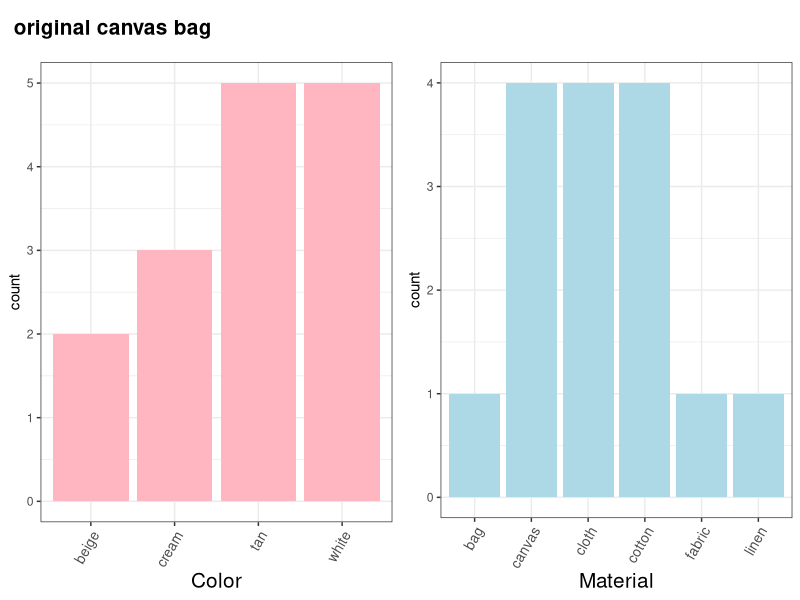
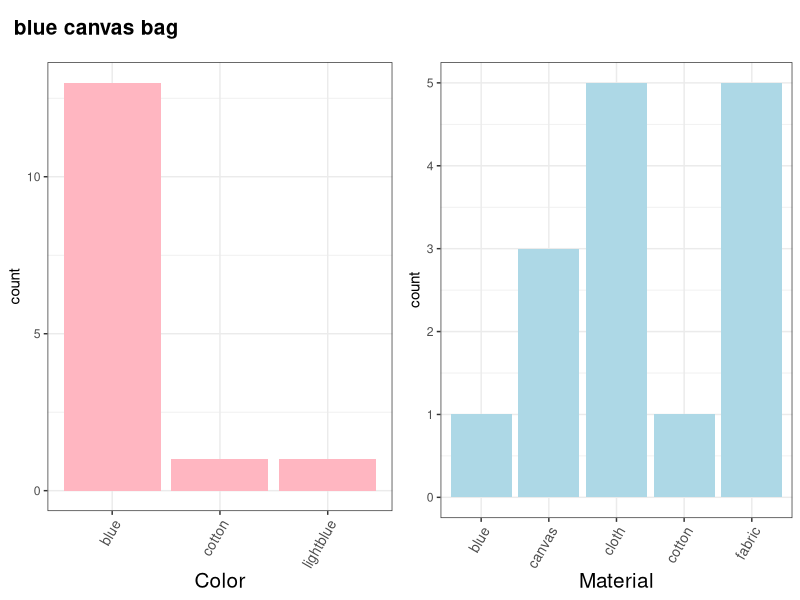
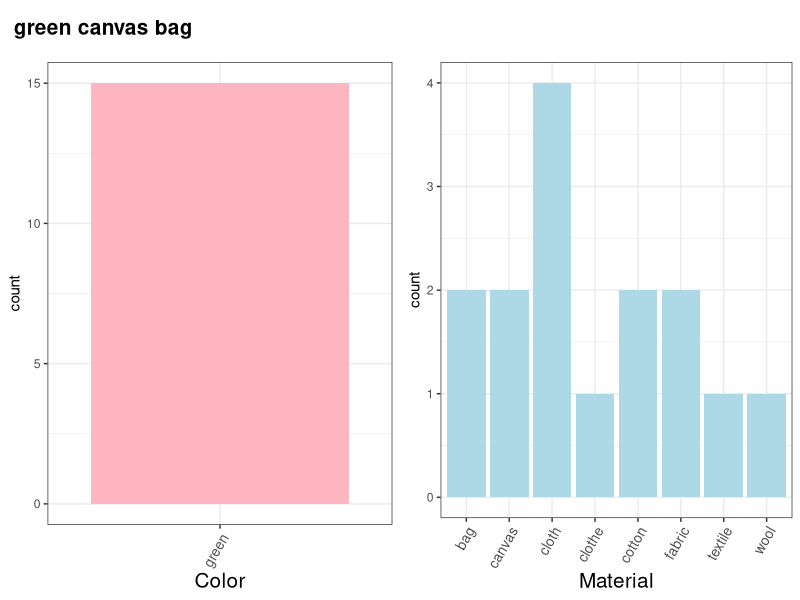
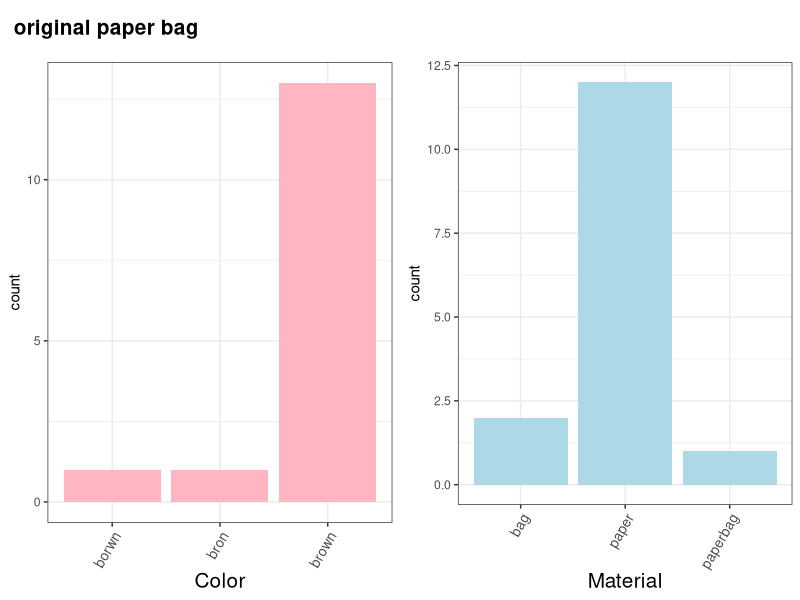
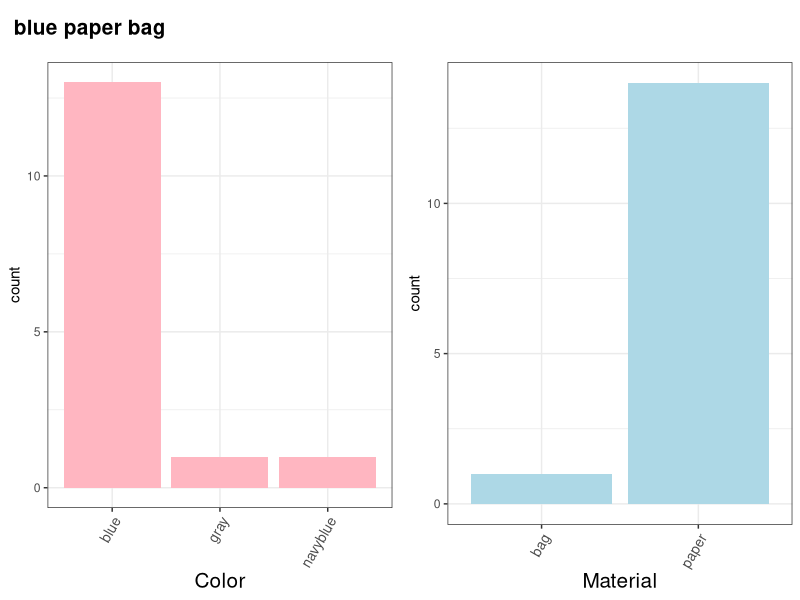
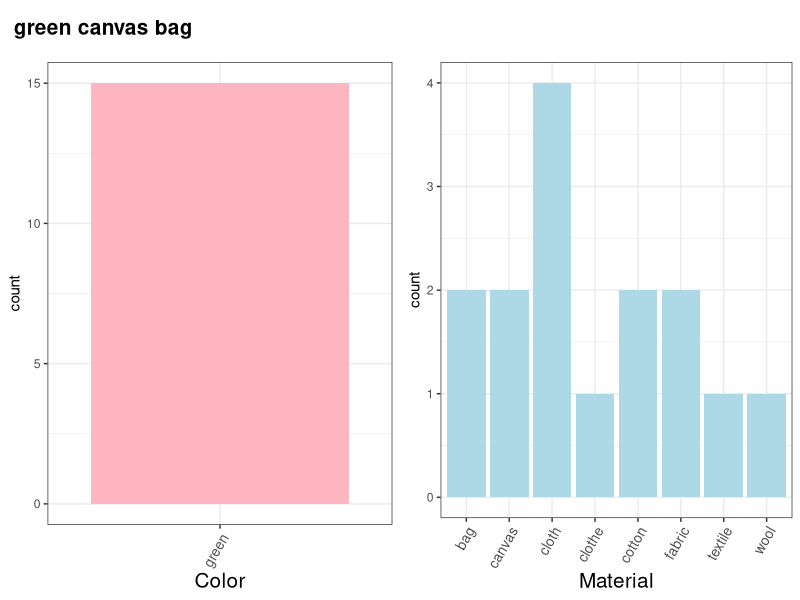
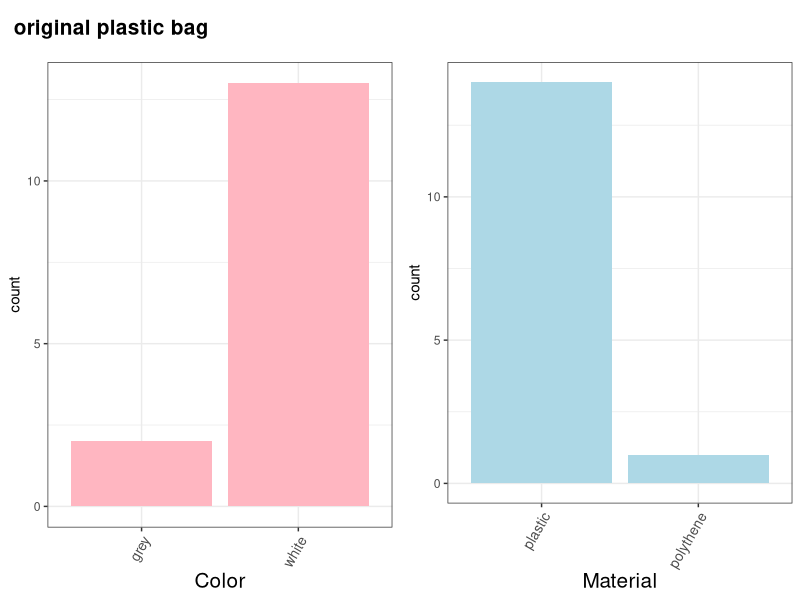
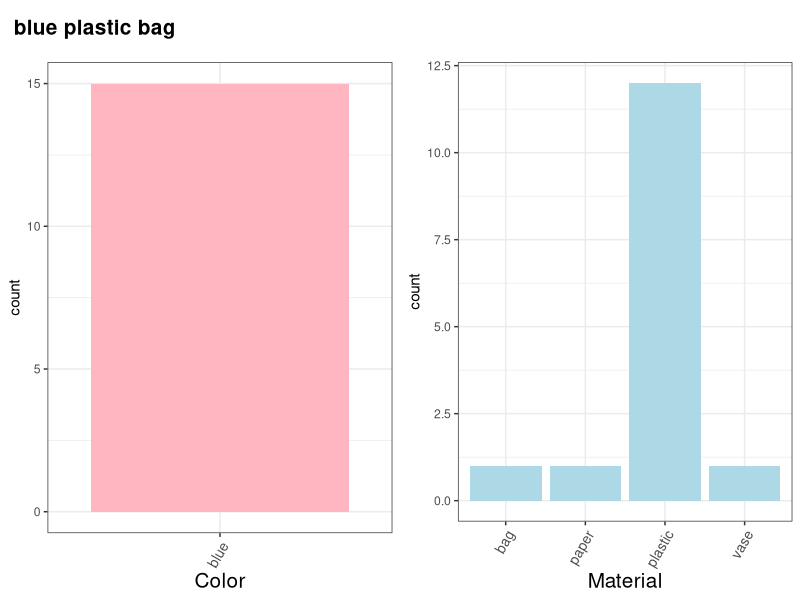

Here is the R script that generated these plots, in order:
## ---- chunk 1
knitr::opts_chunk$set(echo = TRUE)
## ---- chunk 2
library(tidyverse)
library(cowplot)

theme_set(theme_bw())

#df = read.csv("../data/example-trials.csv", header = TRUE)
df = read.csv("../data/trials_merged.csv", header = TRUE)
#demo = read.csv("../data/subject_info_merged.csv", header = TRUE)

df <- separate(df,response,into=c("r_material","r_color"),sep=",")
df$r_material <- as.character(gsub("\\[","",df$r_material))
df$r_color <- as.character(gsub("\\]","",df$r_color))
df$r_material <- as.character(gsub(" ","",df$r_material))
df$r_color <- as.character(gsub(" ","",df$r_color))
df$r_material <- tolower(df$r_material)
df$r_color <- tolower(df$r_color)
df$r_material <- as.character(gsub("\\'","",df$r_material))
df$r_color <- as.character(gsub("\\'","",df$r_color))

#df <- separate(df,object,into=c("object","material","color"),sep="_")

## ---- chunk 3
responses = df %>%
  filter(str_detect(utterance,"bot_check", negate = TRUE)) 

plot_subset = function(object_material_color){
  df_subset = responses %>%
    filter(object == object_material_color)
  
  sp = strsplit(object_material_color, "_")
  obj = sp[[1]][1]
  mat = sp[[1]][2]
  col = sp[[1]][3]
  
  name = paste(col, mat, obj, sep=" ")

  material = ggplot(df_subset, aes(r_material)) +
    geom_bar(fill ="lightblue") +
    xlab("Material") +
    theme(axis.text.x=element_text(angle = 60, size=10, hjust = 1), plot.title = element_text(face="bold", hjust = 0.5, size=20),axis.title.x=element_text(size=15))
  
  color = ggplot(df_subset, aes(r_color)) +
    geom_bar(fill ="lightpink") +
    xlab("Color") +
   theme(axis.text.x=element_text(angle = 60, size=10, hjust = 1), plot.title = element_text(face="bold", hjust = 0.5, size=20),axis.title.x=element_text(size=15))
  
  plot_row <- plot_grid(color,material)
  title <- ggdraw() + draw_label(name,fontface = 'bold',x = 0, hjust = 0,size=15) + theme(plot.margin = margin(0, 0, 0, 10))
  
plot_grid(
  title, plot_row,
  ncol = 1,
  # rel_heights values control vertical title margins
  rel_heights = c(0.1, 1)
)

}

## ---- chunk 4

plot_subset("bag_canvas_original")
plot_subset("bag_canvas_blue")
plot_subset("bag_canvas_green")
plot_subset("bag_paper_original")
plot_subset("bag_paper_blue")
plot_subset("bag_canvas_green")
plot_subset("bag_plastic_original")
plot_subset("bag_plastic_blue")
plot_subset("bag_plastic_green")

plot_subset("ball_metal_green")
plot_subset("ball_metal_original")
plot_subset("ball_metal_red")
plot_subset("ball_plastic_green")
plot_subset("ball_plastic_original")
plot_subset("ball_plastic_red")

plot_subset("boot_leather_brown")
plot_subset("boot_leather_green")
plot_subset("boot_leather_original")
plot_subset("boot_rubber_brown")
plot_subset("boot_rubber_green")
plot_subset("boot_rubber_original")

plot_subset("bottle_glass_green")
plot_subset("bottle_glass_original")
plot_subset("bottle_glass_yellow")
plot_subset("bottle_plastic_green")
plot_subset("bottle_plastic_original")
plot_subset("bottle_plastic_yellow")

plot_subset("bowl_glass_blue")
plot_subset("bowl_glass_original")
plot_subset("bowl_glass_purple")
plot_subset("bowl_wood_blue")
plot_subset("bowl_wood_original")
plot_subset("bowl_glass_purple")

plot_subset("box_cardboard_blue")
plot_subset("box_cardboard_green")
plot_subset("box_cardboard_original")
plot_subset("box_wood_blue")
plot_subset("box_wood_green")
plot_subset("box_wood_original")

plot_subset("chair_metal_green")
plot_subset("chair_metal_original")
plot_subset("chair_metal_pink")
plot_subset("chair_plastic_green")
plot_subset("chair_plastic_original")
plot_subset("chair_plastic_pink")
plot_subset("chair_wood_green")
plot_subset("chair_wood_original")
plot_subset("chair_wood_pink")

plot_subset("cup_metal_blue")
plot_subset("cup_metal_green")
plot_subset("cup_metal_original")
plot_subset("cup_plastic_blue")
plot_subset("cup_plastic_green")
plot_subset("cup_plastic_original")

plot_subset("door_steel_original")
plot_subset("door_steel_red")
plot_subset("door_steel_yellow")
plot_subset("door_wood_original")
plot_subset("door_wood_red")
plot_subset("door_wood_yellow")

plot_subset("jacket_denim_green")
plot_subset("jacket_denim_original")
plot_subset("jacket_denim_purple")
plot_subset("jacket_leather_green")
plot_subset("jacket_leather_original")
plot_subset("jacket_leather_purple")

plot_subset("pitcher_glass_green")
plot_subset("pitcher_glass_orange")
plot_subset("pitcher_glass_original")
plot_subset("pitcher_metal_green")
plot_subset("pitcher_metal_orange")
plot_subset("pitcher_metal_original")
plot_subset("pitcher_plastic_green")
plot_subset("pitcher_plastic_orange")
plot_subset("pitcher_plastic_original")

plot_subset("plate_metal_green")
plot_subset("plate_metal_original")
plot_subset("plate_metal_pink")
plot_subset("plate_paper_green")
plot_subset("plate_paper_original")
plot_subset("plate_paper_pink")
plot_subset("plate_plastic_green")
plot_subset("plate_plastic_original")
plot_subset("plate_plastic_pink")

plot_subset("ruler_metal_blue")
plot_subset("ruler_metal_green")
plot_subset("ruler_metal_original")
plot_subset("ruler_wood_blue")
plot_subset("ruler_wood_green")
plot_subset("ruler_wood_original")

plot_subset("spoon_metal_blue")
plot_subset("spoon_metal_green")
plot_subset("spoon_metal_original")
plot_subset("spoon_plastic_blue")
plot_subset("spoon_plastic_green")
plot_subset("spoon_plastic_original")
plot_subset("spoon_wood_blue")
plot_subset("spoon_wood_green")
plot_subset("spoon_wood_original")

plot_subset("table_metal_blue")
plot_subset("table_metal_original")
plot_subset("table_metal_yellow")
plot_subset("table_wood_blue")
plot_subset("table_wood_original")
plot_subset("table_wood_yellow")

plot_subset("vase_glass_blue")
plot_subset("vase_glass_green")
plot_subset("vase_glass_original")
plot_subset("vase_wood_blue")
plot_subset("vase_wood_green")
plot_subset("vase_wood_original")
